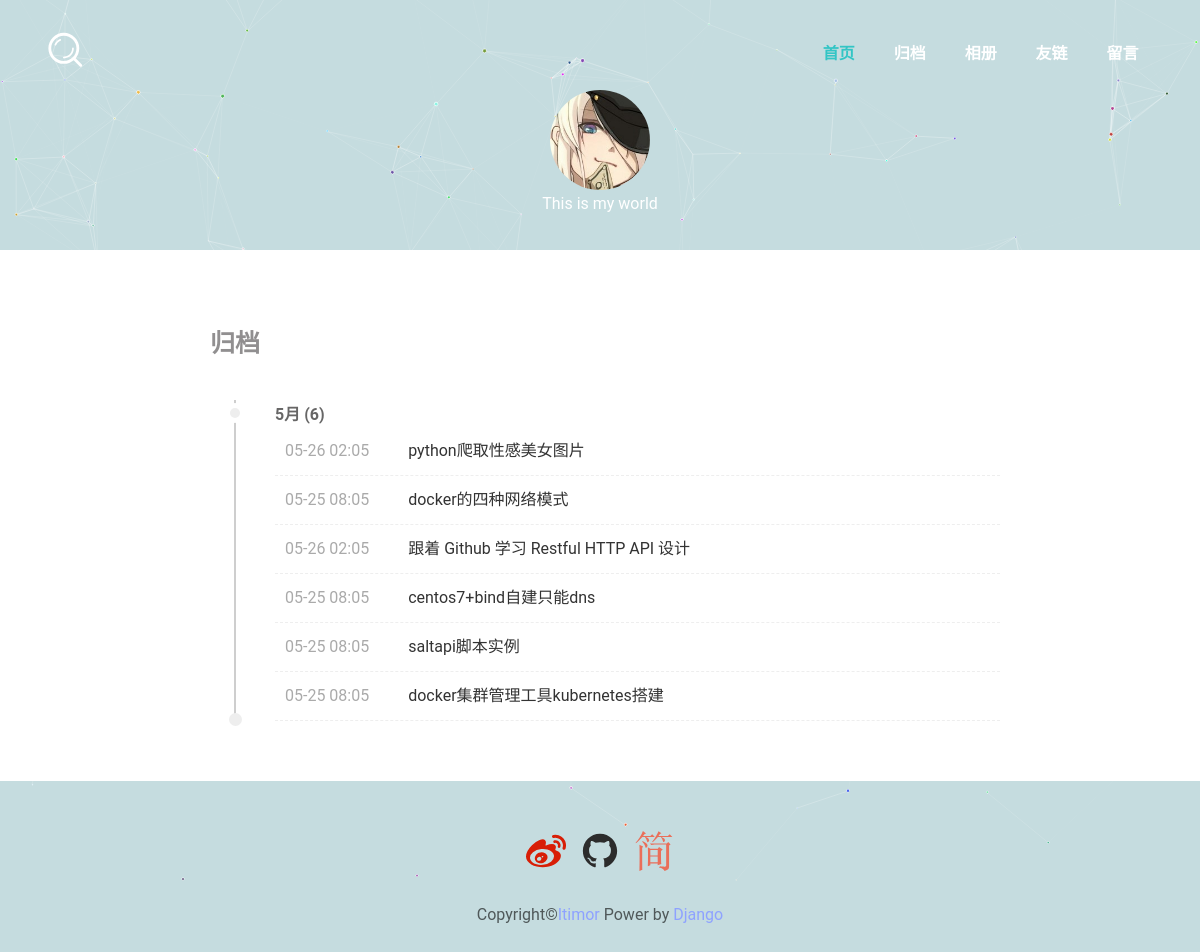
Page /archive/ on the committed database.
### blog/models.py (models this page shows, shortened)
class Article(models.Model):
    name = models.CharField(u'标题', max_length=150, unique=True)
    slug = models.SlugField(u'链接', default='#', null=True, blank=True)
    cover = models.ImageField(upload_to=PathAndRename("cover"), blank=True, verbose_name=u'封面')
    type = models.CharField(max_length=1, choices=BlogTypes, default='l', verbose_name=u'类型')
    content = models.TextField(u'内容', )
    excerpt = models.TextField(u'摘要', )
    create_time = models.DateTimeField(u'创建时间', auto_now_add=True)
    update_time = models.DateTimeField(u'修改时间')
    published = models.BooleanField(u'发布', default=True)
    publish_time = models.DateTimeField(u'发布时间', null=True)
    views = models.PositiveIntegerField(u'浏览量', default=0)
    tags = models.ManyToManyField('Tag', related_name='tags', null=True, blank=True, verbose_name=u'标签')
    class Meta:
        verbose_name = u'文章'
        verbose_name_plural = u'文章'
        ordering = ['-update_time']
    def get_absolute_url(self):
        return reverse('blog:detail', kwargs={'slug': self.slug})

### blog/views.py (the view)
# urls.py: url(r'^archive/', ArchiveView.as_view(), name="archive"),
class ArchiveView(ListView):
    template_name = 'archive.html'
    context_object_name = "archive_posts"
    queryset = Article.objects.filter(published=True)
    def get_context_data(self, **kwargs):
        context = super(ArchiveView, self).get_context_data(**kwargs)
        return context

### blog/templates/archive.html (shortened to what this page needs)
{% extends "layout/base.html" %}
{% block content %}
<div id="main" class="content">
    <div class="container">
        <section class="post_content" itemscope itemtype="http://schema.org/Article">
            <header class="post_header">
                <h1 class="post_title">归档</h1>
            </header>
            <div class="post-Archive">
                <div id="archives">
                    {% regroup archive_posts by publish_time.year as posts_by_year %}
                    <div class='archive-title'>
                        {% for year in posts_by_year %}
                            {% regroup year.list by publish_time.month as posts_by_month %}
                                {% for month in posts_by_month %}
                                    <h3>{{ month.grouper }}月 ({{month.list | length}})</h3>
                                    {% for post in month.list %}
                                        <div class='archives'>
                                            <div class="brick">
                                                <a href="{{ post.get_absolute_url }}">
                                                    <span class="time">{{ post.publish_time |date:'m-d h:m' }}</span>
                                                    {{ post.name }}
                                                </a>
                                            </div>
                                        </div>
                                    {% endfor %}
                                {% endfor %}
                        {% endfor %}
                    </div>
                </div>
            </div>
        </section>
    </div>
</div>
{% endblock %}

### statics/css/base.css (style rules this page uses)
html body { _background-attachment: fixed; }
html { width: 100%; height: 100%; -ms-text-size-adjust: 100%; -webkit-text-size-adjust: 100% }
body { background-color: rgba(56, 136, 146, 0.29); width: 100%; height: 100%; font-family: PingFang SC, "Hiragino Sans GB", "Source Han Sans CN", Roboto, "Microsoft Yahei", sans-serif; font-weight: 400; font-size: 16px; color: rgba(2, 0, 0, .6); text-rendering: optimizeLegibility; -webkit-font-smoothing: antialiased; -moz-osx-font-smoothing: grayscale; -moz-font-feature-settings: "liga" on }
body, h1, h2, h3, h4, h5, h6, blockquote, p, div, span, ul, ol, li, form, input, textarea, br, button { margin: 0; padding: 0; border: 0; font-size: 100% }
*, *:after, *:before { -webkit-box-sizing: border-box; -moz-box-sizing: border-box; box-sizing: border-box }
h1, h2, h3, h4, h5 { margin: 0 }
h1 { font-size: 20px; line-height: 48px; margin-bottom: 24px }
h3 { font-size: 16px; line-height: 24px; margin-top: 24px; }
a { color: #7dc768; text-decoration: none }

### statics/css/index.css (style rules this page uses)
#main { background: #fff; position: relative; }
.container { position: relative; background: #fff; padding: 60px 0 20px; margin: 50px 10px; }
.post_content { margin: 0 auto; line-height: 1.75; max-width: 800px; position: relative }
.post_header { position: relative }
h1.post_title { color: #918f90; font-size: 25px; font-weight: 700; margin-bottom: 25px; text-transform: uppercase; padding: 10px; }
.post-Archive { max-width: 800px; margin-left: 35px; padding-left: 40px }
.post-Archive:before { position: absolute; left: 34px; top: 90px; bottom: 40px; display: block; width: 2px; background: #cecece; content: ""; z-index: 0 }
.post-Archive:after { content: ""; width: 13px; height: 13px; border-radius: 50%; background: #EEE; position: absolute; left: 29px; bottom: 35px }
.archive-title { padding-bottom: 40px }
.archives a { position: relative; display: block; padding: 10px 0; border-bottom: 1px dashed #eee; color: #333; font-style: normal }
.time { color: #888; padding-right: 35px }
#archives h3 { position: relative }
#archives h3:before { content: ""; width: 20px; height: 20px; border: 5px solid #fff; border-radius: 50%; background: #EEE; position: absolute; left: -50px; }
.brick span { color: #aaa; padding-left: 10px }

### rows in the picture
Article: publish_time "05-26 02:05", name "python爬取性感美女图片"
Article: publish_time "05-25 08:05", name "docker的四种网络模式"
Article: publish_time "05-26 02:05", name "跟着 Github 学习 Restful HTTP API 设计"
Article: publish_time "05-25 08:05", name "centos7+bind自建只能dns"
Article: publish_time "05-25 08:05", name "saltapi脚本实例"
Article: publish_time "05-25 08:05", name "docker集群管理工具kubernetes搭建"

### other values in the picture
{{ month.grouper }} "5"
{{ month.list | length }} "6"
